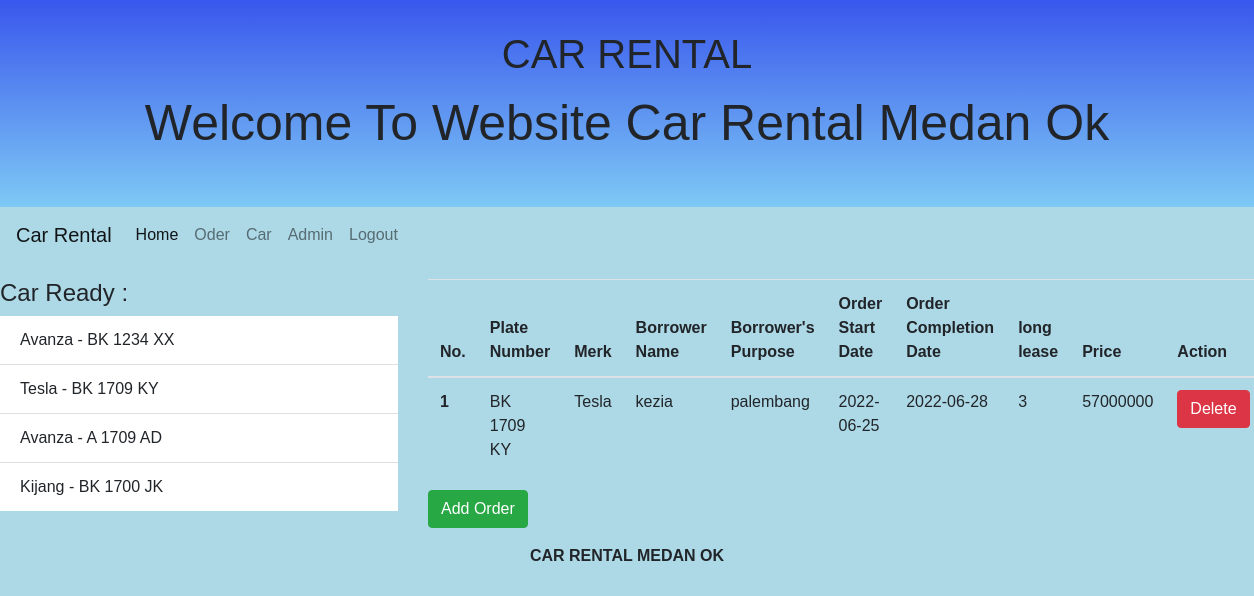
/index.php?x=order (signed in), run on the app's committed database.
### tables this page shows
CREATE TABLE `mobil` (
  `id_mobil` int(11) NOT NULL,
  `no_polisi` varchar(12) NOT NULL,
  `merk` varchar(90) NOT NULL,
  `tahun` varchar(10) NOT NULL,
  `harga` double NOT NULL,
  `s_mobil` varchar(20) NOT NULL
);

CREATE TABLE `sewa` (
  `id_sewa` int(11) NOT NULL,
  `id_mobil` int(11) NOT NULL,
  `id_admin` int(11) NOT NULL,
  `nama_sewa` varchar(90) NOT NULL,
  `ktp` varchar(25) NOT NULL,
  `jenkel_sewa` varchar(25) NOT NULL,
  `alamat` varchar(90) NOT NULL,
  `tlp_sewa` varchar(12) NOT NULL,
  `tujuan` varchar(90) NOT NULL,
  `tgl_sewa` date NOT NULL,
  `tgl_kembali` date NOT NULL,
  `lama` int(11) NOT NULL,
  `harga_total` double NOT NULL,
  `s_order` varchar(20) NOT NULL
);

### index.php (the view, shortened to what this page needs)
<!doctype html>
<html lang="en">
  <head>
    <link rel="stylesheet" href="https://cdn.jsdelivr.net/npm/bootstrap@4.3.1/dist/css/bootstrap.min.css">
   <body>
   <div class="header">
  <h1>CAR RENTAL</h1>
  <p>Welcome To Website Car Rental Medan Ok</p>
  </div>
    <?php
    include("koneksi.php");
    ?>
 <div class="content ">
     <div class="row ">
         <div class="col-md-12">
         <nav class="navbar navbar-expand-lg  navbar-light  ">
  <a class="navbar-brand nav-color" href="#">Car Rental</a>
  <div class="collapse navbar-collapse nav-color" id="navbarSupportedContent">
    <ul class="navbar-nav mr-auto ">
      <li class="nav-item active">
        <a class="nav-link" href="?x=beranda">Home<span class="sr-only">(current)</span></a>
      </li>
      <li class="nav-item">
        <a class="nav-link" href="?x=order">Oder</a>
      </li>
      <li class="nav-item">
        <a class="nav-link" href="?x=mobil">Car</a>
      </li>
      <li class="nav-item">
        <a class="nav-link" href="?x=admin">Admin</a>
      </li>
      <li class="nav-item">
        <a class="nav-link" href="?x=keluar">Logout</a>
      </li>
    </ul>
  </div>
</nav>
         </div>
     </div>
     <div class="row mt-3 ">
       <div class="col-md-4">
      <h4>Car Ready : </h4>
      <div class="satu">
<ul class="list-group list-group-flush ">
        <?php
$cari=mysqli_query($koneksi,"select * from mobil where s_mobil='AKTIF'");
while($data=mysqli_fetch_array($cari)){
?>
  <li class="list-group-item"><?php echo $data['merk']." - ".$data['no_polisi']; ?></li>
 <?php
}
?>
</ul>
 </div>
      </div>
       <div class="col-md-8 nav-color ">
      <?php include "kontrol.php";
      ?>
  </div>
      </div>
        <div class="car1 mt-3">
          <div class="col-md-12 ">
          <p class=" car text-center font-weight-bold"> CAR RENTAL MEDAN OK</p>
          </div>
        </div>
      </div>
  </body>
</html>

### order.php (shortened to what this page needs)
<!DOCTYPE html>
<html lang="en">
<head>
</head>
<body>
<!doctype html>
<html lang="en">
  <head>
    <link rel="stylesheet" href="https://cdn.jsdelivr.net/npm/bootstrap@4.3.1/dist/css/bootstrap.min.css">
  </head>
  <body>
      <?php
      include("koneksi.php");
      $cari=mysqli_query($koneksi, "select * from mobil,sewa where mobil.id_mobil=sewa.id_mobil")
      or die (mysqli_error());
      ?>
  <table class="table table-hover">
  <thead>
    <tr>
        <th >No.</th>
        <th >Plate Number</th>
        <th>Merk</th>
        <th>Borrower Name</th>
        <th>Borrower's Purpose </th>
        <th>Order Start Date</th>
        <th>Order Completion Date</th>
        <th>long lease</th>
        <th>Price</th>
        <th>Action</th>
        </tr>
        </thead>
        <tbody>
      <?php
      $no = 1;
        while ($data=mysqli_fetch_array($cari)){
      ?>
    <tr>
      <th scope="row"><?php echo $no; ?></th>
      <td><?php echo $data['no_polisi']; ?></td>
      <td><?php echo $data['merk']; ?></td>
      <td><?php echo $data['nama_sewa']; ?></td>
      <td><?php echo $data['tujuan']; ?></td>
      <td><?php echo $data['tgl_sewa']; ?></td>
      <td><?php echo $data['tgl_kembali']; ?></td>
      <td><?php echo $data['lama']; ?></td>
      <td><?php echo $data['harga_total']; ?></td>
      <td>
          <a href="?x=horder&id=<?php echo $data['id_sewa']; ?>" class="btn btn-danger">Delete</a>
    </td>
    </tr>
  <?php
    $no++;
    }
  ?>
  </tbody>
</table>
<a href="?x=torder" class="btn btn-success">Add Order</a>
  </body>
</html>
</body>
</html>

### index.php (style rules this page uses)
.header { padding: 30px; text-align: center; background: linear-gradient(#3957ED, #7EC9F5); font-size: 50px; }
.navbar { overflow: hidden; background-color:lightblue; }
.car { background-color:lightblue; }
.car1 { background-color: lightblue; }
.nav-color { background:lightblue; }
.satu { color:"lightblue"; }

### order.php (style rules this page uses)
body { background-color:lightblue; font-family: arial; }

### data on the page
mobil: merk "Avanza", no_polisi "BK 1234 XX"
mobil: merk "Tesla", no_polisi "BK 1709 KY"
mobil: merk "Avanza", no_polisi "A 1709 AD"
mobil: merk "Kijang", no_polisi "BK 1700 JK"
sewa: id_mobil.no_polisi "BK 1709 KY", id_mobil.merk "Tesla", nama_sewa "kezia", tujuan "palembang", tgl_sewa "2022-06-25", tgl_kembali "2022-06-28", lama "3", harga_total "57000000"
